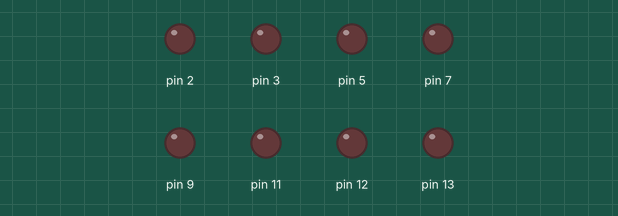
Recording of a sketch running on a simulated Arduino Uno, built with avr-gcc and run on an emulated ATmega328P. Parts: output pins drawn as LEDs (lit = HIGH).

Above: at 0.1 s.
At 4.95 s:
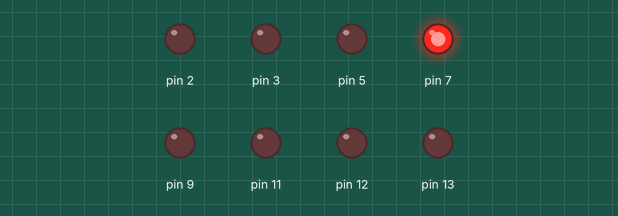
At 9.75 s:
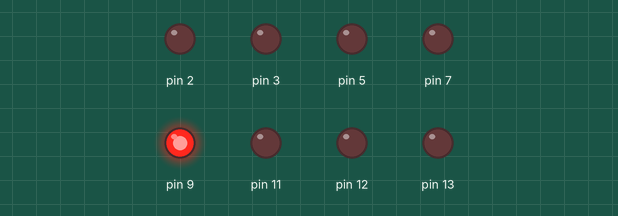
At 19.95 s:
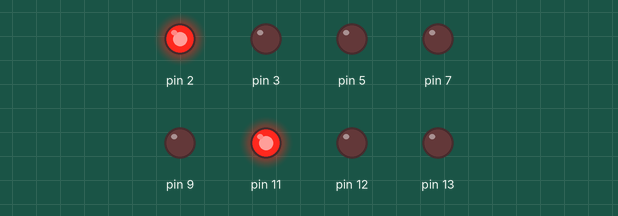
At 29.55 s:
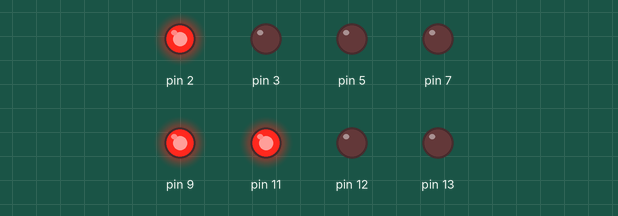
At 39.75 s:
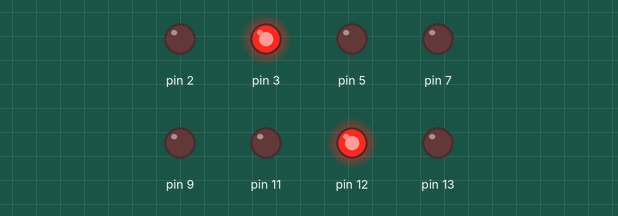
Timing chart, 0 to 40.0 s (numbered marks = the images above):
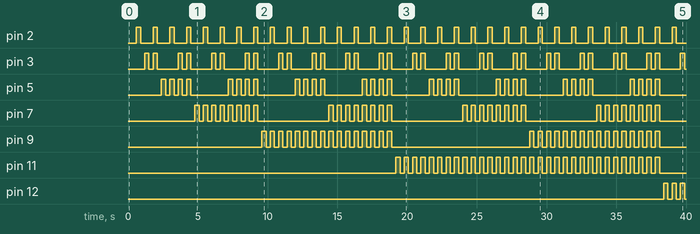

Measured:
- by itself, pin 2: alternates HIGH for 0.30 s and LOW for 0.90 s
- by itself, pin 3: repeats every 2.4 s: LOW 0.30 s, HIGH 0.30 s, LOW 1.5 s, HIGH 0.30 s
- by itself, pin 5: repeats every 4.8 s: 3 × (LOW 0.30 s, HIGH 0.30 s), LOW 2.7 s, HIGH 0.30 s
- by itself, pin 7: repeats every 9.6 s: 7 × (LOW 0.30 s, HIGH 0.30 s), LOW 5.1 s, HIGH 0.30 s
- by itself, pin 9: goes 15 × (HIGH 0.30 s, LOW 0.30 s), HIGH 0.30 s, LOW 9.9 s, 15 × (HIGH 0.30 s, LOW 0.30 s), HIGH 0.30 s, then LOW
- by itself, pin 11: LOW → HIGH at 19.2 s, → LOW 0.30 s later, → HIGH 0.30 s later, → LOW 0.30 s later, … (64 changes in this stretch)
- by itself, pin 12: LOW → HIGH at 38.4 s, → LOW 0.30 s later, → HIGH 0.30 s later, → LOW 0.30 s later, … (6 changes in this stretch)

The sketch:

sketch.ino
```cpp
void setup() {
  // put your setup code here, to run once:
  pinMode(2, OUTPUT);
  pinMode(3, OUTPUT);
  pinMode(5, OUTPUT);
  pinMode(7, OUTPUT);
  pinMode(9, OUTPUT);
  pinMode(11, OUTPUT);
  pinMode(12, OUTPUT);
  pinMode(13, OUTPUT);
}

void shutdown() {
  digitalWrite(2, LOW);
  digitalWrite(3, LOW);
  digitalWrite(5, LOW);
  digitalWrite(7, LOW);
  digitalWrite(9, LOW);
  digitalWrite(11, LOW);
  digitalWrite(12, LOW);
  digitalWrite(13, LOW);
}

void count(int num, int unit) {
  for(int i = 0; i <= num; i++) {
    if((i & 1) == 1) {
      digitalWrite(2, HIGH);
    }
    if((i & 2) == 2) {
      digitalWrite(3, HIGH);
    }
    if((i & 4) == 4) {
      digitalWrite(5, HIGH);
    }
    if ((i & 8) == 8) {
      digitalWrite(7, HIGH);
    }
    if((i & 16) == 16) {
      digitalWrite(9, HIGH);
    }
    if ((i & 32) == 32) {
      digitalWrite(11, HIGH);
    }
    if ((i & 64) == 64) {
      digitalWrite(12, HIGH);
    }
    if((i & 128) == 128) {
      digitalWrite(13, HIGH);
    }
    delay(unit);
    shutdown();
    delay(unit);
  }
}

void loop() {
  // put your main code here, to run repeatedly:
  count(255, 300);
}
```
